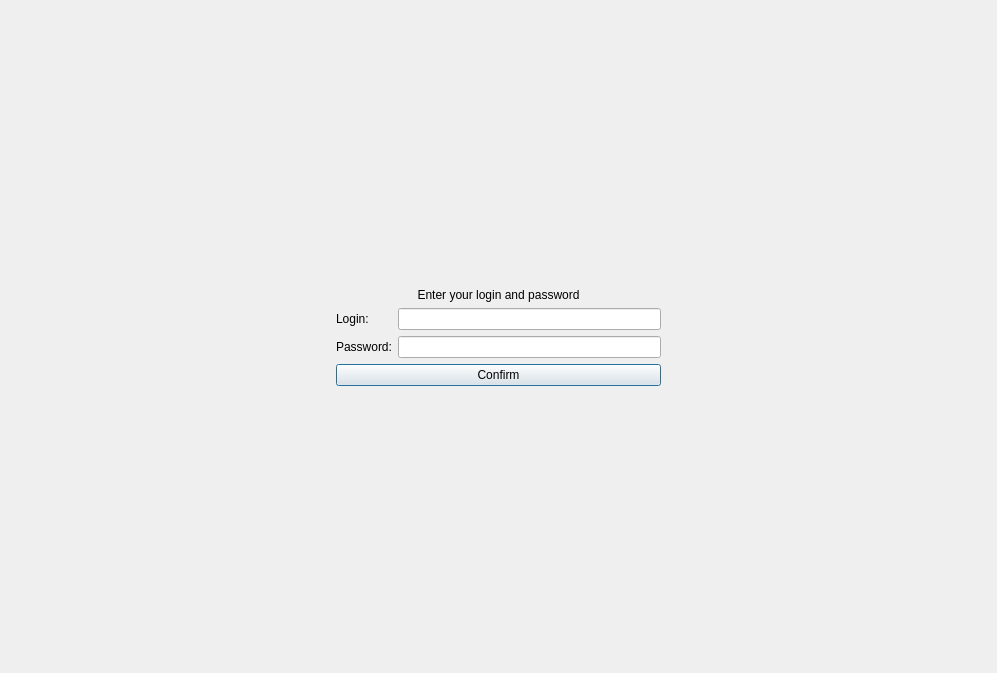
<?xml version="1.0" encoding="UTF-8"?>
<ui version="4.0">
 <class>Authorization</class>
 <widget class="QDialog" name="Authorization">
  <property name="geometry">
   <rect>
    <x>0</x>
    <y>0</y>
    <width>997</width>
    <height>673</height>
   </rect>
  </property>
  <property name="windowTitle">
   <string>Dialog</string>
  </property>
  <layout class="QGridLayout" name="gridLayout">
   <item row="3" column="1">
    <widget class="QPushButton" name="loginButton">
     <property name="text">
      <string>Confirm</string>
     </property>
    </widget>
   </item>
   <item row="1" column="1">
    <widget class="QLabel" name="labelInfo">
     <property name="text">
      <string>Enter your login and password</string>
     </property>
     <property name="alignment">
      <set>Qt::AlignCenter</set>
     </property>
    </widget>
   </item>
   <item row="2" column="1">
    <layout class="QFormLayout" name="formLayout">
     <item row="0" column="0">
      <widget class="QLabel" name="loginLabel">
       <property name="text">
        <string>Login:</string>
       </property>
      </widget>
     </item>
     <item row="0" column="1">
      <widget class="QLineEdit" name="loginInput"/>
     </item>
     <item row="1" column="0">
      <widget class="QLabel" name="passLabel">
       <property name="text">
        <string>Password:</string>
       </property>
      </widget>
     </item>
     <item row="1" column="1">
      <widget class="QLineEdit" name="passInput"/>
     </item>
    </layout>
   </item>
   <item row="2" column="2">
    <spacer name="horizontalSpacer_2">
     <property name="orientation">
      <enum>Qt::Horizontal</enum>
     </property>
     <property name="sizeHint" stdset="0">
      <size>
       <width>40</width>
       <height>20</height>
      </size>
     </property>
    </spacer>
   </item>
   <item row="2" column="0">
    <spacer name="horizontalSpacer">
     <property name="orientation">
      <enum>Qt::Horizontal</enum>
     </property>
     <property name="sizeHint" stdset="0">
      <size>
       <width>40</width>
       <height>20</height>
      </size>
     </property>
    </spacer>
   </item>
   <item row="0" column="1">
    <spacer name="verticalSpacer_2">
     <property name="orientation">
      <enum>Qt::Vertical</enum>
     </property>
     <property name="sizeHint" stdset="0">
      <size>
       <width>20</width>
       <height>40</height>
      </size>
     </property>
    </spacer>
   </item>
   <item row="4" column="1">
    <spacer name="verticalSpacer">
     <property name="orientation">
      <enum>Qt::Vertical</enum>
     </property>
     <property name="sizeHint" stdset="0">
      <size>
       <width>20</width>
       <height>40</height>
      </size>
     </property>
    </spacer>
   </item>
  </layout>
 </widget>
 <resources/>
 <connections/>
</ui>
